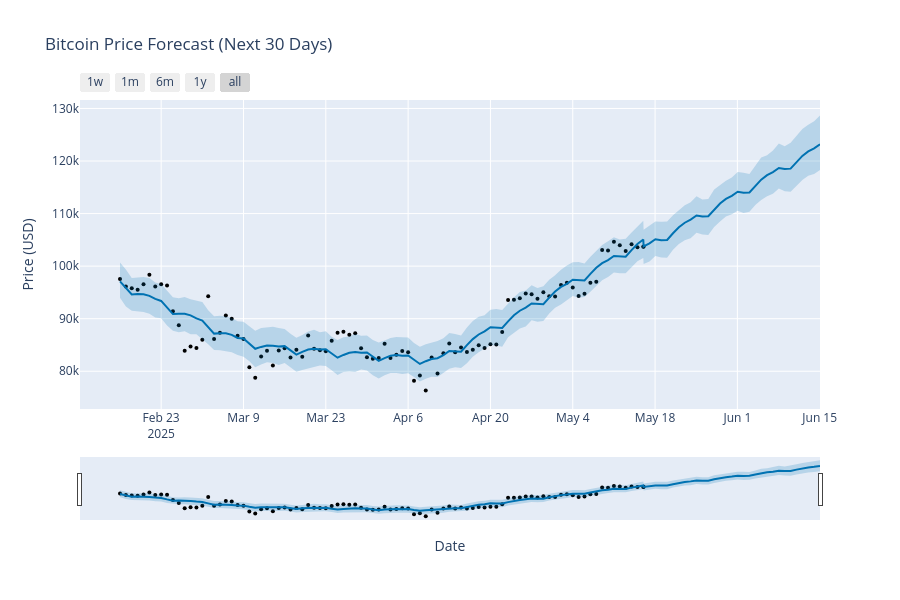

Notebook code for this chart:
### Code cell
from prophet.plot import plot_plotly

fig = plot_plotly(model, forecast)
fig.update_layout(title="Bitcoin Price Forecast (Next 30 Days)", xaxis_title="Date", yaxis_title="Price (USD)")
fig.show()
